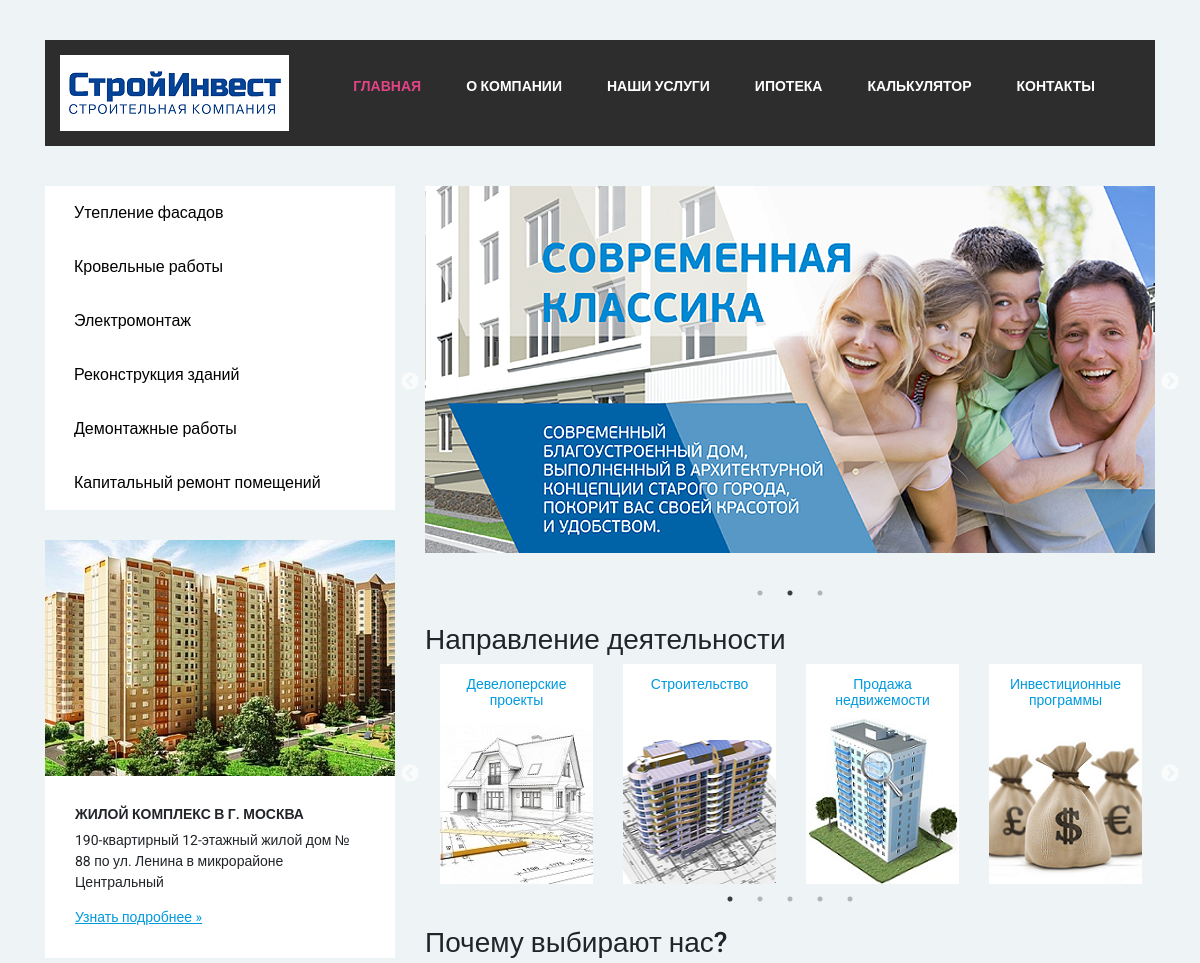
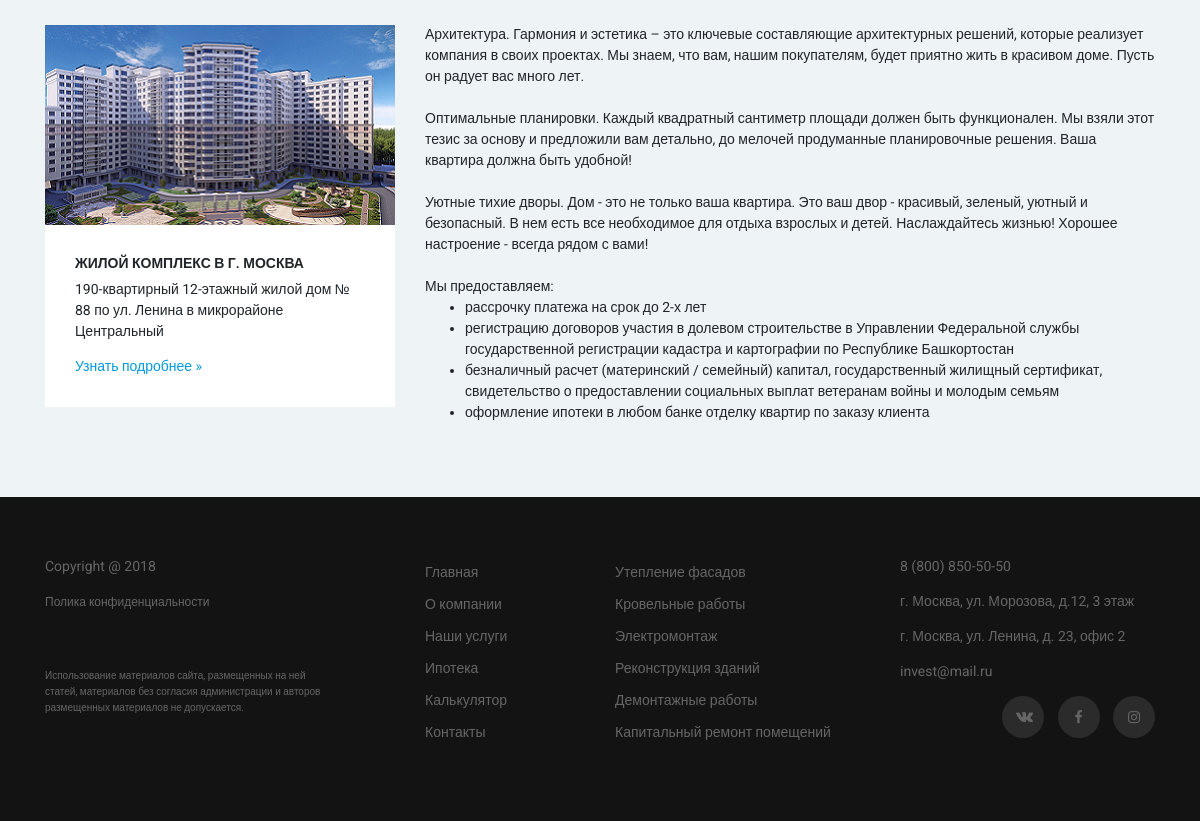
The page / on the database its author committed (2 pictures, top to bottom).
### tables this page shows
CREATE TABLE `news` (
  `id` int(11) UNSIGNED NOT NULL,
  `tittle` varchar(255) NOT NULL,
  `text` text NOT NULL
);

### index.php (the view, shortened to what this page needs)
<!doctype html>
<html lang="en">
  <head>
    <link href="css/bootstrap-grid.min.css" rel="stylesheet">
    <link href="css/bootstrap.min.css" rel="stylesheet">
    <link href="slick/slick.css" rel="stylesheet">
    <link href="slick/slick-theme.css" rel="stylesheet">
    <link href="css/main.css" rel="stylesheet">
    <link href="css/contacts.css" rel="stylesheet">
  </head>
  <body>
  	 <div class="container">
         <div class="top-nav">
  	          <div class="row justify-content-between align-items-center">
  	 	           <div class="col-md-auto">
  	 	                <div class="logo">
  	                       <img src="img/logo.png" alt="Что-то">
  	                  </div>
  	             </div>
  	             <div class="col-md-auto">
  	                 				<ul class="top-nav_menu">
  	                 		<li><a href="calc.php" style="color:#e24486">Главная</a></li>
  	                    <li><a href="about.php">О компании</a></li>
  	                    <li><a href="1.php">Наши услуги</a></li></a></li>
  	                    <li><a href="ipoteka.php">Ипотека</a></li>
                        <li><a href="calc.php">Калькулятор</a></li>
  	  	                <li><a href="contacts.php">Контакты</a></li>
  	                 </ul>
  	             </div>
  	             </div>
  	     </div>
   <div class="row">
		   	  <div class="col-md-4">
				   		   <div class="left-sidebar">
					   			    <ul class="left-sidebar_menu">
						   			      <li><a href="1.php">Утепление фасадов</a></li>
						   			      <li><a href="2.php">Кровельные работы</a></li>
						   			      <li><a href="3.php">Электромонтаж</a></li>
						   			      <li><a href="4.php">Реконструкция зданий</a></li>
						   			      <li><a href="5.php">Демонтажные работы</a></li>
						   			      <li><a href="6.php">Капитальный ремонт помещений</a></li>
					            </ul>
				          <div class="left-sidebar_object">
				                <img src="img/objects/1.png" alt="Картинка 1">
				                        <div class="left-sidebar_object-description">
				                                 <h3>Жилой комплекс в г. Москва</h3>
				                                 <p>190-квартирный 12-этажный жилой дом № 88 по ул. Ленина в микрорайоне Центральный</p>
				                                 <a href="#"><u>Узнать подробнее »</u></a>
				                        </div>
				          </div>
				          <div class="left-sidebar_object">
				                  <img src="img/objects/2.png" alt="Картинка 2">
				                        <div class="left-sidebar_object-description">
				                             <h3>Жилой комплекс в г. Москва</h3>
				                             <p>190-квартирный 12-этажный жилой дом № 88 по ул. Ленина в микрорайоне Центральный</p>
				                             <a href="#">Узнать подробнее »</a>
				                        </div>
				          </div>
				          </div>
		      </div>
   	<div class="col-md-8">
       <div class="content">
        <div class="slickslider">
           <div><img src="img/slider/slide2.png" style="margin: 0 0 25px";/></div>
        </div>
       </div>
               <div class="directions">
                 <h2>Направление деятельности</h2>
                     <div class="direction-blocks">
                          <div class="directions-block" style="background-image: url(img/directions/1.png);">
                          	<h3>Девелоперские проекты</h3>
                          </div>
                          <div class="directions-block" style="background-image: url(img/directions/3.png);">
                            <h3>Строительство</h3>
                          </div>
                          <div class="directions-block" style="background-image: url(img/directions/2.png);">
                            <h3>Продажа недвижемости</h3>
                          </div>
                          <div class="directions-block" style="background-image: url(img/directions/5.png);">
                            <h3>Инвестиционные программы</h3>
                          </div>
                     </div>
               </div>
               <?php
           $mysqli = new mysqli("localhost", "root", "", "kursach");
	         $mysqli->query("SET NAMES utf8");
           $query = "SELECT tittle, text FROM news WHERE id=1";
           if ($result = $mysqli->query($query)) {
             while ($row = $result->fetch_assoc())
             {
               printf ("<br><br><h2>%s</h2> <br>%s", $row["tittle"], $row["text"]);
             }
             }
         ?>
    </div>
   </div>
    </div>
    <footer class="footer">
      <div class="container">
       <div class="row">
        <div class="col-md-4">
         <div class="copy">
          <p>Copyright @ 2018</p>
          <a class="footer-policy-link" href="#">Полика конфиденциальности</a>
          <small>Использование материалов сайта, размещенных на ней статей, материалов без согласия администрации и авторов размещенных материалов не допускается.</small>
         </div>
        </div>
        <div class="col-md-2">
            <ul class="footer_menu">
                <li><a href="index.php">Главная</a></li>
                <li><a href="about.php">О компании</a></li>
                <li><a href="services.php">Наши услуги</a></li></a></li>
                <li><a href="ipoteka.php">Ипотека</a></li>
                <li><a href="calc.php">Калькулятор</a></li>
                <li><a href="contacts.php">Контакты</a></li>
            </ul>
        </div>
        <div class="col-md">
          <ul class="footer_menu">
              <li><a href="1.php">Утепление фасадов</a></li>
              <li><a href="2.php">Кровельные работы</a></li>
              <li><a href="3.php">Электромонтаж</a></li>
              <li><a href="4.php">Реконструкция зданий</a></li>
              <li><a href="5.php">Демонтажные работы</a></li>
              <li><a href="6.php">Капитальный ремонт помещений</a></li>
            </ul>
        </div>
        <div class="col-md">
          <div class="content_contacts">
            <p class="content-contacts_phone">8 (800) 850-50-50</p>
            <p class="content-contacts_address">г. Москва, ул. Морозова, д.12, 3 этаж</p>
            <p class="content-contacts_address">г. Москва, ул. Ленина, д. 23, офис 2</p>
            <p class="content-contacts_email">invest@mail.ru</p>
          </div>
          <div class="footer-social-links">
            <ul>
              <li><a href="http://vk.com" target="_blank"><i class="icon-vk"></i></a></li>
              <li><a href="http://facebook.com" target="_blank"><i class="icon-facebook"></i></a></li>
              <li><a href="http://instagram.com" target="_blank"><i class="icon-instagram"></i></a></li>
            </ul>
          </div>
       </div>
      </div>
    </footer>
   </body>
</html>

### css/main.css (style rules this page uses)
[class^="icon-"]:before, [class*=" icon-"]:before { font-family: "fontello"; font-style: normal; font-weight: normal; speak: none; display: inline-block; text-decoration: inherit; width: 1em; margin-right: .2em; text-align: center; font-variant: normal; text-transform: none; line-height: 1em; margin-left: .2em; -webkit-font-smoothing: antialiased; -moz-osx-font-smoothing: grayscale; }
.icon-vk:before { content: '\e800'; }
.icon-facebook:before { content: '\f09a'; }
.icon-instagram:before { content: '\f16d'; }
.slick-active { outline: none; }
html { font-size: 14px; }
body { margin: 0px; background-color: #eef3f5; font-family: 'Roboto', sans-serif; padding-top: 40px; }
body a { color: #428bca; }
.top-nav { background-color: #2d2d2d; padding: 15px; }
.top-nav_menu { list-style: none; padding: 0; display: flex; }
.top-nav_menu li { margin-right: 45px; }
.top-nav_menu li a { text-transform: uppercase; text-decoration: none; color: white; font-weight: 700; }
.left-sidebar { margin-top: 40px; }
.left-sidebar .left-sidebar_menu { background-color: white; list-style: none; padding: 0; }
.left-sidebar .left-sidebar_menu li a { display: block; padding: 15px 29px; text-decoration: none; color: black; font-size: 16px; font-weight: 400; }
.left-sidebar_object { margin-top: 30px; background-color: white; }
.left-sidebar_object-description { padding: 30px; }
.left-sidebar_object-description h3 { font-size: 14px; text-transform: uppercase; font-weight: 550; }
.left-sidebar_object-description a { position: left; color: #009adf; }
.content { margin-top: 40px; }
.directions h2 { margin-top: 45px; }
.directions-block { background-color: white; height: 220px; text-align: center; margin: 0 15px; background-position: bottom center; background-repeat: no-repeat; }
.directions-block h3 { color: #009adf; font-size: 14px; padding: 12px 10px; }
.footer { margin-top: 60px; background-color: #131313; padding: 59px 0px; color: #666666; }
.footer p { margin-bottom: 14px; }
.footer a { color: #666666; text-decoration: none; }
.footer small { display: block; margin-top: 56px; line-height: 16px; font-size: 10px; max-width: 80%; }
.footer ul { padding: 0; list-style: none; }
.footer li { line-height: 32px; }
.footer .footer-social-links { text-align: right; }
.footer .footer-social-links li { display: inline-block; }
.footer .footer-social-links li a { display: inline-block; width: 42px; height: 42px; background-color: rgba(255, 255, 255, 0.1); text-align: center; border-radius: 50%; line-height: 42px; margin-left: 10px; transition: all 0.2s; }
.footer .footer-policy-link { font-size: 12px; }

### rows shown on the page
news: tittle "Почему выбирают нас?", text "Архитектура. Гармония и эстетика – это ключевые составляющие архитектурных решений, которые реализует компания в своих проектах. Мы знаем, что вам, нашим покупателям, будет приятно жить в красивом доме. Пусть он радует вас много лет. Оптимальные планировки. Каждый квадратный сантиметр площади должен быть функционален. Мы взяли этот тезис за основу и предложили вам детально, до мелочей продуманные планировочные решения. Ваша квартира должна быть удобной! Уютные тихие дворы. Дом - это не только ваша квартира. Это ваш двор - красивый, зеленый, уютный и безопасный. В нем есть все необходимое для отдыха взрослых и детей. Наслаждайтесь жизнью! Хорошее настроение - всегда рядом с вами! Мы…"
